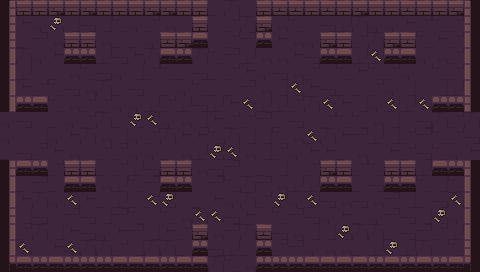

A level layout from a 2D game, rendered from its tile map. Below: a short description, then the map file with tile-grid data replaced by summaries:
An orthogonal 30x17 tile map with 16x16 px tiles, 6 tile layers (ground, dressing, decor, walls, ...) and 12 objects (5x ENTRY, 5x ENEMY, 2x PROP).

<map version="1.10" tiledversion="1.10.2" orientation="orthogonal" renderorder="right-down" width="30" height="17" tilewidth="16" tileheight="16" infinite="0" nextlayerid="8" nextobjectid="13">
 <tileset firstgid="1" name="dungeon" tilewidth="16" tileheight="16" tilecount="100" columns="10">
  <image source="../../../gfx/tiles/depths/dungeon_tileset.png" width="160" height="160" />
 </tileset>
 <layer id="1" name="ground" width="30" height="17">
  <data>[510 cells, 510 non-empty, 12 distinct tile ids]</data>
 </layer>
 <layer id="2" name="dressing" width="30" height="17">
  <data>[510 cells, 25 non-empty, 2 distinct tile ids]</data>
 </layer>
 <layer id="3" name="decor" width="30" height="17">
  <data>[510 cells, 0 non-empty, 0 distinct tile ids]</data>
 </layer>
 <layer id="4" name="walls" width="30" height="17">
  <data>[510 cells, 78 non-empty, 18 distinct tile ids]</data>
 </layer>
 <layer id="5" name="props" width="30" height="17">
  <data>[510 cells, 48 non-empty, 8 distinct tile ids]</data>
 </layer>
 <layer id="6" name="overhead" width="30" height="17">
  <data>[510 cells, 0 non-empty, 0 distinct tile ids]</data>
 </layer>
 <objectgroup id="7" name="spawns">
  <object id="1" name="UP" type="ENTRY" x="232" y="24" />
  <object id="2" name="DOWN" type="ENTRY" x="232" y="248" />
  <object id="3" name="LEFT" type="ENTRY" x="24" y="136" />
  <object id="4" name="RIGHT" type="ENTRY" x="456" y="136" />
  <object id="5" name="" type="ENTRY" x="248" y="136" />
  <object id="6" name="" type="ENEMY" x="232" y="88" />
  <object id="7" name="" type="ENEMY" x="104" y="184" />
  <object id="8" name="" type="ENEMY" x="168" y="136" />
  <object id="9" name="" type="ENEMY" x="104" y="88" />
  <object id="10" name="" type="ENEMY" x="360" y="88" />
  <object id="11" name="torch" type="PROP" x="56" y="264" />
  <object id="12" name="torch" type="PROP" x="424" y="264" />
 </objectgroup>
</map>
